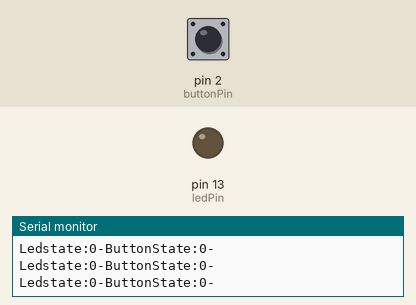
Simulated run of this sketch. Board: Arduino Uno, built with avr-gcc and run on an emulated ATmega328P. Shown: output pins drawn as LEDs (lit = HIGH), the last lines printed to the serial monitor. Inputs (shaded band) come from the test bench; at power-on: pin 2 (buttonPin) LOW.

Above: at 1.2 s.
1.3 s: pin 2 (buttonPin) pulled HIGH for 1 s
At 2.7 s:
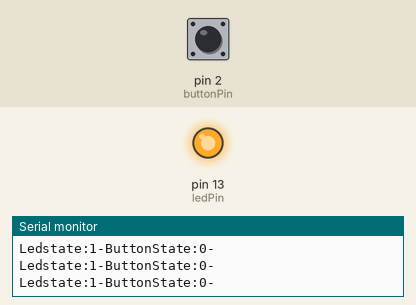
3.8 s: pin 2 (buttonPin) pulled HIGH for 0.15 s
At 4.3 s:
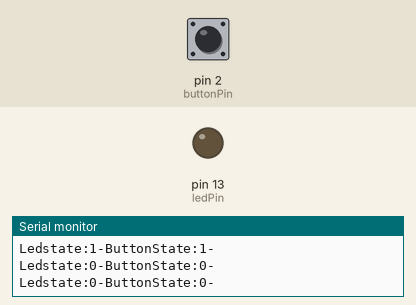
5.4 s: pin 2 (buttonPin) pulsed HIGH 2 times (0.12 s each, 0.3 s apart)
At 6.6 s:
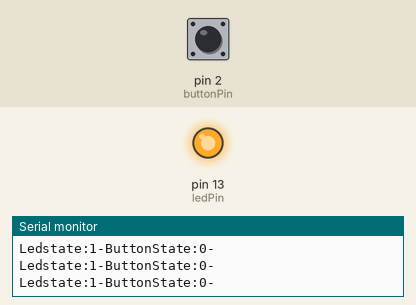
9.0 s: pin 2 (buttonPin) pulsed HIGH 5 times (0.12 s each, 0.3 s apart)
At 11.0 s:
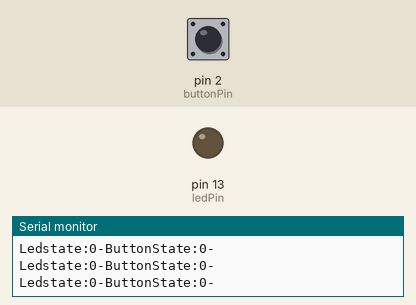
Timing chart, 0 to 12.5 s (numbered marks = the images above; inputs shaded):
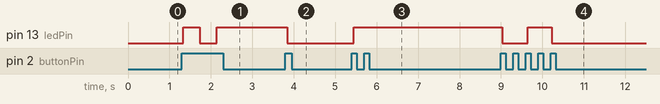

The sketch:

step2.ino
```cpp
const int buttonPin = 2;     // the number of the pushbutton pin
 const int ledPin =  13;      // the number of the LED pin

// variables will change:
int ledState = LOW;
int numberOfPushes = 0;

void setup() {
   // open a serial connection to display values
   Serial.begin(9600);

   // initialize the LED pin as an output:
   pinMode(ledPin, OUTPUT);
   // initialize the pushbutton pin as an input:
   pinMode(buttonPin, INPUT);
}

void loop() {

   // read the state of the pushbutton value:
   int buttonState = digitalRead(buttonPin);

   // debug
   Serial.print("Ledstate:");
   Serial.print(ledState);
   Serial.print("-ButtonState:");
   Serial.print(buttonState);
   Serial.println("-");

   if (ledState == LOW && buttonState==HIGH)
   {
      on();
   }
   else if (ledState == HIGH && buttonState==HIGH)
   {
      off();
   }
}

void on(){
  ledState = HIGH;
  digitalWrite(ledPin,ledState);
  delay(400);
}

void off()
{
  ledState = LOW;
  digitalWrite(ledPin,ledState);
  delay(400);
}

void blink(){
  digitalWrite(ledPin, HIGH);
  delay(200);
  digitalWrite(ledPin,LOW);
  delay(200);
}
```

Measured:
- after the input at 1.3 s, pin 13 (ledPin): LOW → HIGH at once, → LOW 0.40 s later, → HIGH 0.40 s later
- after the input at 3.8 s, pin 13 (ledPin): HIGH → LOW after 0.05 s
- after the input at 5.4 s, pin 13 (ledPin): LOW → HIGH at once
- after the input at 9.0 s, pin 13 (ledPin): HIGH → LOW at once, → HIGH 0.61 s later, → LOW 0.59 s later
